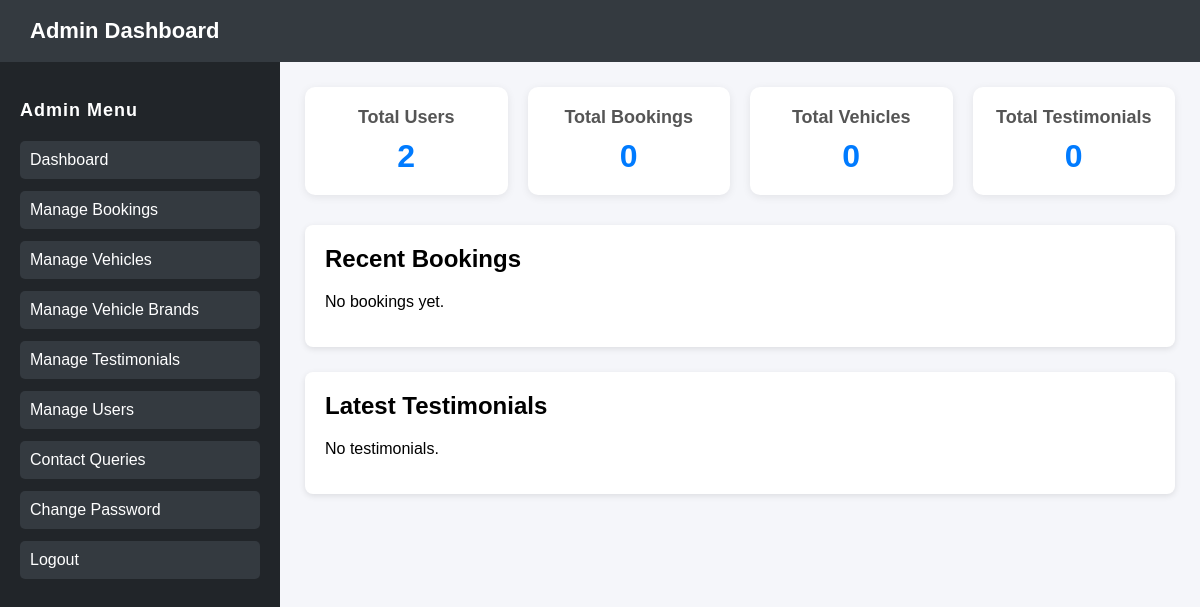
Page /admin-dashboard/ (signed in) on the earlier database version.
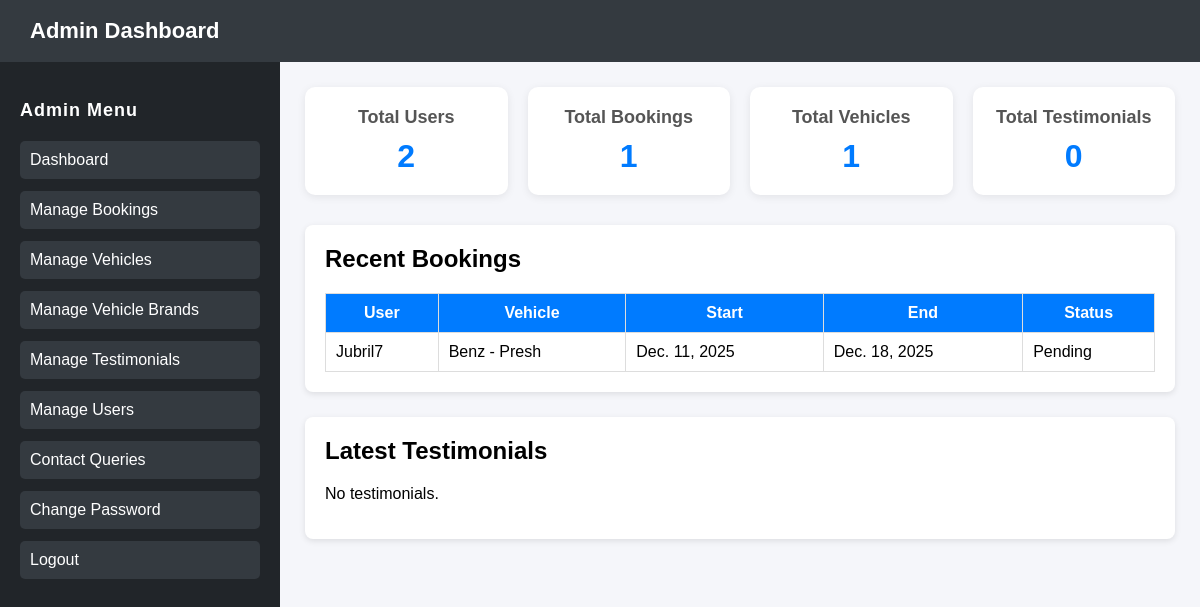
Same page on the later database version.
### core/models.py (models this page shows, shortened)
class Booking(models.Model):
    user = models.ForeignKey(User, on_delete=models.CASCADE, related_name='bookings')
    vehicle = models.ForeignKey(Vehicle, on_delete=models.CASCADE)
    start_date = models.DateField()
    end_date = models.DateField()
    status = models.CharField(
        max_length=20,
        choices=[('Pending','Pending'),('Confirmed','Confirmed'),('Cancelled','Cancelled')],
        default='Pending'
    )
    created_at = models.DateTimeField(auto_now_add=True)

class User(AbstractUser):
    phone = models.CharField(max_length=15, blank=True, null=True)

class Vehicle(models.Model):
    brand = models.ForeignKey(VehicleBrand, on_delete=models.CASCADE, related_name='vehicles')
    name = models.CharField(max_length=100)
    description = models.TextField(blank=True, null=True)
    daily_rent = models.DecimalField(max_digits=10, decimal_places=2)
    image = models.ImageField(upload_to='vehicles/', blank=True, null=True)
    available = models.BooleanField(default=True)
    created_at = models.DateTimeField(auto_now_add=True)
    def __str__(self):
        return f"{self.brand.name} - {self.name}"

class VehicleBrand(models.Model):
    name = models.CharField(max_length=100, unique=True)
    description = models.TextField(blank=True, null=True)

### core/views.py (the view)
# urls.py: path("admin-dashboard/", views.admin_dashboard, name="admin_dashboard"),
@login_required
@user_passes_test(lambda u: u.is_staff)
def admin_dashboard(request):
    context = {
        "total_users": User.objects.count(),
        "total_bookings": Booking.objects.count(),
        "total_vehicles": Vehicle.objects.count(),
        "total_testimonials": Testimonial.objects.count(),
        "bookings": Booking.objects.order_by('-created_at')[:6],
        "testimonials": Testimonial.objects.order_by('-created_at')[:6],
    }
    return render(request, "admin_dashboard.html", context)

### core/templates/admin_dashboard.html (shortened to what this page needs)
{% load static %}
<!DOCTYPE html>
<html lang="en">
<head>
    <link rel="stylesheet" href="{% static 'core/style.css' %}">
</head>
<body>
<header>Admin Dashboard</header>
<div class="container">
    <nav>
        <h3>Admin Menu</h3>
        <a href="{% url 'admin_dashboard' %}">Dashboard</a>
        <a href="{% url 'admin_manage_bookings' %}">Manage Bookings</a>
        <a href="{% url 'admin_manage_vehicles' %}">Manage Vehicles</a>
        <a href="{% url 'admin_manage_brands' %}">Manage Vehicle Brands</a>
        <a href="{% url 'admin_manage_testimonials' %}">Manage Testimonials</a>
        <a href="{% url 'admin_manage_users' %}">Manage Users</a>
        <a href="{% url 'admin_queries' %}">Contact Queries</a>
        <a href="{% url 'admin_change_password' %}">Change Password</a>
        <a href="{% url 'logout' %}">Logout</a>
    </nav>
    <main>
        <div class="stats-grid">
            <div class="stat-box">
                <h3>Total Users</h3>
                <div class="number">{{ total_users }}</div>
            </div>
            <div class="stat-box">
                <h3>Total Bookings</h3>
                <div class="number">{{ total_bookings }}</div>
            </div>
            <div class="stat-box">
                <h3>Total Vehicles</h3>
                <div class="number">{{ total_vehicles }}</div>
            </div>
            <div class="stat-box">
                <h3>Total Testimonials</h3>
                <div class="number">{{ total_testimonials }}</div>
            </div>
        </div>
        <div class="section">
            <h2>Recent Bookings</h2>
            {% if bookings %}
            <table>
                <tr>
                    <th>User</th>
                    <th>Vehicle</th>
                    <th>Start</th>
                    <th>End</th>
                    <th>Status</th>
                </tr>
                {% for b in bookings %}
                <tr>
                    <td>{{ b.user.username }}</td>
                    <td>{{ b.vehicle }}</td>
                    <td>{{ b.start_date }}</td>
                    <td>{{ b.end_date }}</td>
                    <td>{{ b.status }}</td>
                </tr>
                {% endfor %}
            </table>
            {% else %}
                <p>No bookings yet.</p>
            {% endif %}
        </div>
        <div class="section">
            <h2>Latest Testimonials</h2>
            {% if testimonials %}
                <ul>
                    {% for t in testimonials %}
                        <li><strong>{{ t.user.username }}:</strong> {{ t.message }}</li>
                    {% endfor %}
                </ul>
            {% else %}
                <p>No testimonials.</p>
            {% endif %}
        </div>
    </main>
</div>
</body>
</html>

Differences in the rows shown:
added Booking: user.username "Jubril7", vehicle "Benz - Presh", start_date "Dec. 11, 2025", end_date "Dec. 18, 2025", status "Pending"
Other differences:
{{ total_bookings }}: "0" → "1"
{{ total_vehicles }}: "0" → "1"
text no longer shown: "No bookings yet."
text now shown: "User Vehicle Start End Status"
